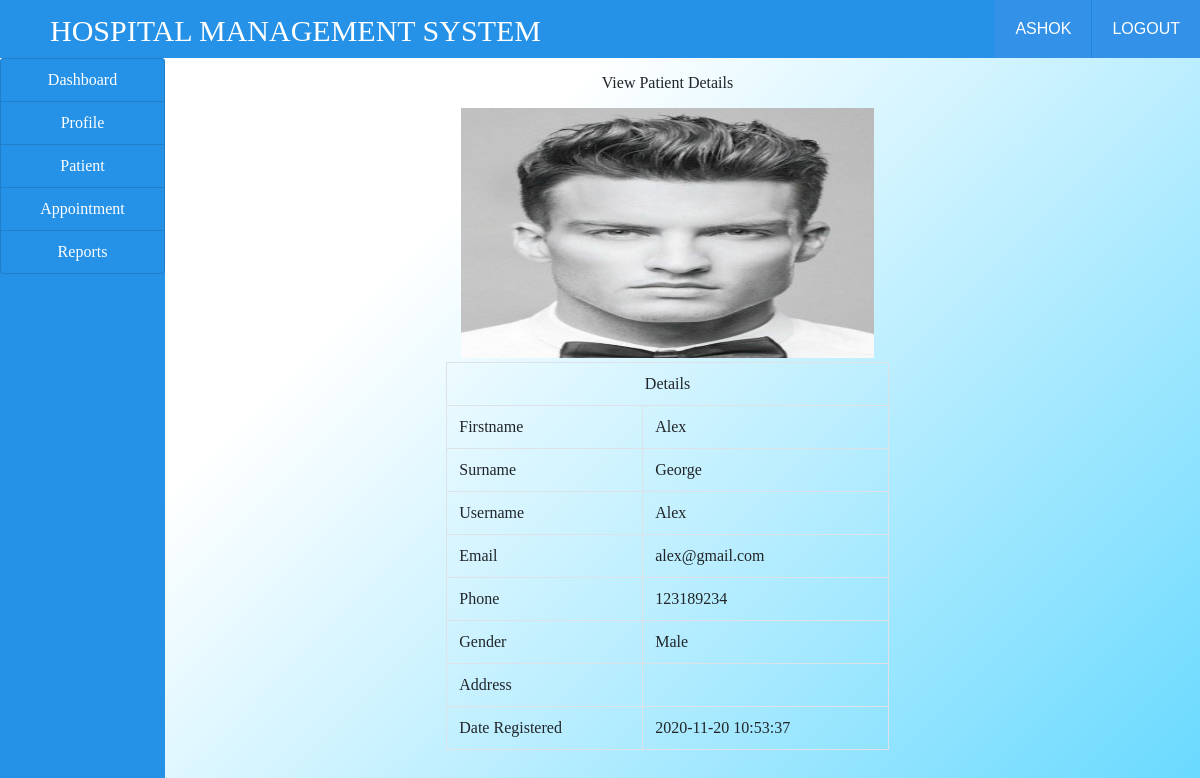
Page /viewdoc.php?id=17 (signed in) on the committed database.
### tables this page shows
CREATE TABLE `patient` (
  `id` int(100) NOT NULL,
  `firstname` varchar(100) NOT NULL,
  `surname` varchar(100) NOT NULL,
  `username` varchar(100) NOT NULL,
  `email` varchar(100) NOT NULL,
  `phone` varchar(10) NOT NULL,
  `gender` varchar(100) NOT NULL,
  `country` varchar(100) NOT NULL,
  `password` varchar(100) NOT NULL,
  `date_reg` varchar(100) NOT NULL,
  `profile` varchar(100) NOT NULL
);

### viewdoc.php (the view, shortened to what this page needs)
<!DOCTYPE html>
<html>
<head>
</head>
<body>
	<?php
		include("link.php");
		include("ribbon.php");
		include("connection.php");
	?>
	<div class="container-fluid" style= "background: linear-gradient(to bottom right, #ffffff 25%, #33ccff 100%)";>
	<div class="col-md-12">
		<div class="row">
			<div class="col-md-2" style="margin-left: -30px;">
		<?php
		include("sidenavdoc.php");
		?>
    	    </div>
    	    <div class="col-md-10">
    	    	<h5 class="text-center my-3">View Patient Details</h5>
    	    	<?php
    	    	if(isset($_GET['id'])){
    	    		$id = $_GET['id'];
    	    		$query = "SELECT * FROM patient WHERE id='$id'";
    	    		$res = mysqli_query($conn,$query);
    	    		$row = mysqli_fetch_array($res);
    	    	}
    	    	?>
    	    	<div class="col-md-12">
    	    		<div class="row">
    	    			<div class="col-md-3"></div>
    	    			<div class="col-md-6">
    	    				<?php
                                echo "<img src='img/".$row['profile']."' style='height:250px' class='col-md-12'>";
    	    				?>
    	    				<table class="table table-bordered">
    	    					<tr>
    	    						<th class="text-center" colspan="2">Details</th>
    	    					</tr>
    	    					<tr>
    	    						<td>Firstname</td>
    	    						<td><?php echo $row['firstname'];?></td>
    	    					</tr>
    	    					<tr>
    	    						<td>Surname</td>
    	    						<td><?php echo $row['surname'];?></td>
    	    					</tr>
    	    					<tr>
    	    						<td>Username</td>
    	    						<td><?php echo $row['username'];?></td>
    	    					</tr>
    	    					<tr>
    	    						<td>Email</td>
    	    						<td><?php echo $row['email'];?></td>
    	    					</tr>
    	    					<tr>
    	    						<td>Phone</td>
    	    						<td><?php echo $row['phone'];?></td>
    	    					</tr>
    	    					<tr>
    	    						<td>Gender</td>
    	    						<td><?php echo $row['gender'];?></td>
    	    					</tr>
    	    					<tr>
    	    						<td>Address</td>
    	    						<td><?php echo $row['address'];?></td>
    	    					</tr>
    	    					<tr>
    	    						<td>Date Registered</td>
    	    						<td><?php echo $row['date_reg'];?></td>
    	    					</tr>
    	    				</table>
    	    			</div>
    	    		</div>
    	    	</div>
    	    </div>
        </div>
    </div>
</div>
</body>
</html>

### css/style.css (style rules this page uses)
html,body,div,span,applet,object,iframe,h1,h2,h3,h4,h5,h6,p,blockquote,pre,a,abbr,acronym,address,big,cite,code,del,dfn,em,img,ins,kbd,q,s,samp,small,strike,strong,sub,sup,tt,var,b,u,i,dl,dt,dd,ol,nav ul,nav li,fieldset,form,label,legend,table,caption,tbody,tfoot,thead,tr,th,td,article,aside,canvas,details,embed,figure,figcaption,footer,header,hgroup,menu,nav,output,ruby,section,summary,time,mark,audio,video { margin:0;padding:0;border:0;font-size:100%;font:inherit;vertical-align:baseline; }
table { border-collapse:collapse;border-spacing:0; }
img { max-width:100%; }
body { background:#F8FBFB; }

### rows in the picture
patient: profile (picture), firstname "Alex", surname "George", username "Alex", email "alex@gmail.com", phone "123189234", gender "Male", date_reg "2020-11-20 10:53:37"

### other values in the picture
$user "ASHOK"
